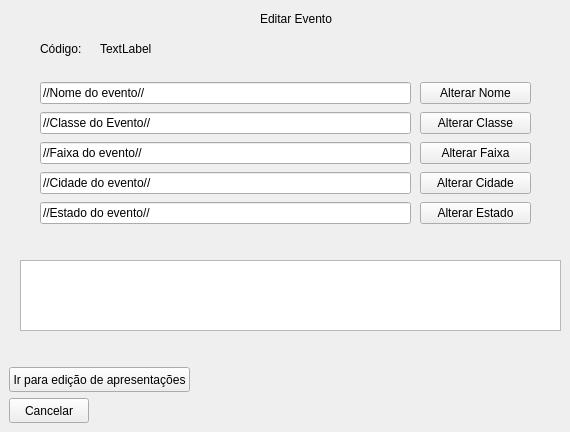
   <widget class="QWidget" name="editarEvento">
    <widget class="QLabel" name="label_21">
     <property name="geometry">
      <rect>
       <x>260</x>
       <y>10</y>
       <width>92</width>
       <height>17</height>
      </rect>
     </property>
     <property name="sizePolicy">
      <sizepolicy hsizetype="Preferred" vsizetype="Maximum">
       <horstretch>0</horstretch>
       <verstretch>0</verstretch>
      </sizepolicy>
     </property>
     <property name="text">
      <string>Editar Evento</string>
     </property>
    </widget>
    <widget class="QPushButton" name="confirmar_editar_evento">
     <property name="geometry">
      <rect>
       <x>9</x>
       <y>367</y>
       <width>181</width>
       <height>25</height>
      </rect>
     </property>
     <property name="text">
      <string>Ir para edição de apresentações</string>
     </property>
    </widget>
    <widget class="QPushButton" name="cancelar_editar_evento">
     <property name="geometry">
      <rect>
       <x>9</x>
       <y>398</y>
       <width>80</width>
       <height>25</height>
      </rect>
     </property>
     <property name="text">
      <string>Cancelar</string>
     </property>
    </widget>
    <widget class="QWidget" name="layoutWidget">
     <property name="geometry">
      <rect>
       <x>40</x>
       <y>80</y>
       <width>371</width>
       <height>151</height>
      </rect>
     </property>
     <layout class="QVBoxLayout" name="verticalLayout_10">
      <item>
       <widget class="QLineEdit" name="caixa_nome_evento">
        <property name="sizePolicy">
         <sizepolicy hsizetype="Expanding" vsizetype="Fixed">
          <horstretch>0</horstretch>
          <verstretch>0</verstretch>
         </sizepolicy>
        </property>
        <property name="text">
         <string>//Nome do evento//</string>
        </property>
       </widget>
      </item>
      <item>
       <widget class="QLineEdit" name="caixa_classe_evento">
        <property name="sizePolicy">
         <sizepolicy hsizetype="Expanding" vsizetype="Fixed">
          <horstretch>0</horstretch>
          <verstretch>0</verstretch>
         </sizepolicy>
        </property>
        <property name="text">
         <string>//Classe do Evento//</string>
        </property>
       </widget>
      </item>
      <item>
       <widget class="QLineEdit" name="caixa_faixa_evento">
        <property name="sizePolicy">
         <sizepolicy hsizetype="Expanding" vsizetype="Fixed">
          <horstretch>0</horstretch>
          <verstretch>0</verstretch>
         </sizepolicy>
        </property>
        <property name="text">
         <string>//Faixa do evento//</string>
        </property>
       </widget>
      </item>
      <item>
       <widget class="QLineEdit" name="caixa_cidade_evento">
        <property name="sizePolicy">
         <sizepolicy hsizetype="Expanding" vsizetype="Fixed">
          <horstretch>0</horstretch>
          <verstretch>0</verstretch>
         </sizepolicy>
        </property>
        <property name="text">
         <string>//Cidade do evento//</string>
        </property>
       </widget>
      </item>
      <item>
       <widget class="QLineEdit" name="caixa_estado_evento">
        <property name="sizePolicy">
         <sizepolicy hsizetype="Expanding" vsizetype="Fixed">
          <horstretch>0</horstretch>
          <verstretch>0</verstretch>
         </sizepolicy>
        </property>
        <property name="text">
         <string>//Estado do evento//</string>
        </property>
       </widget>
      </item>
     </layout>
    </widget>
    <widget class="QWidget" name="layoutWidget">
     <property name="geometry">
      <rect>
       <x>420</x>
       <y>80</y>
       <width>111</width>
       <height>151</height>
      </rect>
     </property>
     <layout class="QVBoxLayout" name="verticalLayout_11">
      <item>
       <widget class="QPushButton" name="alterar_nome_evento">
        <property name="sizePolicy">
         <sizepolicy hsizetype="Minimum" vsizetype="Fixed">
          <horstretch>0</horstretch>
          <verstretch>0</verstretch>
         </sizepolicy>
        </property>
        <property name="text">
         <string>Alterar Nome</string>
        </property>
       </widget>
      </item>
      <item>
       <widget class="QPushButton" name="alterar_classe_evento">
        <property name="sizePolicy">
         <sizepolicy hsizetype="Minimum" vsizetype="Fixed">
          <horstretch>0</horstretch>
          <verstretch>0</verstretch>
         </sizepolicy>
        </property>
        <property name="text">
         <string>Alterar Classe</string>
        </property>
       </widget>
      </item>
      <item>
       <widget class="QPushButton" name="alterar_faixa_evento">
        <property name="sizePolicy">
         <sizepolicy hsizetype="Minimum" vsizetype="Fixed">
          <horstretch>0</horstretch>
          <verstretch>0</verstretch>
         </sizepolicy>
        </property>
        <property name="text">
         <string>Alterar Faixa</string>
        </property>
       </widget>
      </item>
      <item>
       <widget class="QPushButton" name="alterar_cidade_evento">
        <property name="sizePolicy">
         <sizepolicy hsizetype="Minimum" vsizetype="Fixed">
          <horstretch>0</horstretch>
          <verstretch>0</verstretch>
         </sizepolicy>
        </property>
        <property name="text">
         <string>Alterar Cidade</string>
        </property>
       </widget>
      </item>
      <item>
       <widget class="QPushButton" name="alterar_estado_evento">
        <property name="sizePolicy">
         <sizepolicy hsizetype="Minimum" vsizetype="Fixed">
          <horstretch>0</horstretch>
          <verstretch>0</verstretch>
         </sizepolicy>
        </property>
        <property name="text">
         <string>Alterar Estado</string>
        </property>
       </widget>
      </item>
     </layout>
    </widget>
    <widget class="QTextBrowser" name="status_editar_evento">
     <property name="geometry">
      <rect>
       <x>20</x>
       <y>260</y>
       <width>541</width>
       <height>71</height>
      </rect>
     </property>
    </widget>
    <widget class="QLabel" name="label_18">
     <property name="geometry">
      <rect>
       <x>40</x>
       <y>40</y>
       <width>67</width>
       <height>17</height>
      </rect>
     </property>
     <property name="text">
      <string>Código:</string>
     </property>
    </widget>
    <widget class="QLabel" name="codigo_evento_editar">
     <property name="geometry">
      <rect>
       <x>100</x>
       <y>40</y>
       <width>67</width>
       <height>17</height>
      </rect>
     </property>
     <property name="text">
      <string>TextLabel</string>
     </property>
    </widget>
   </widget>
